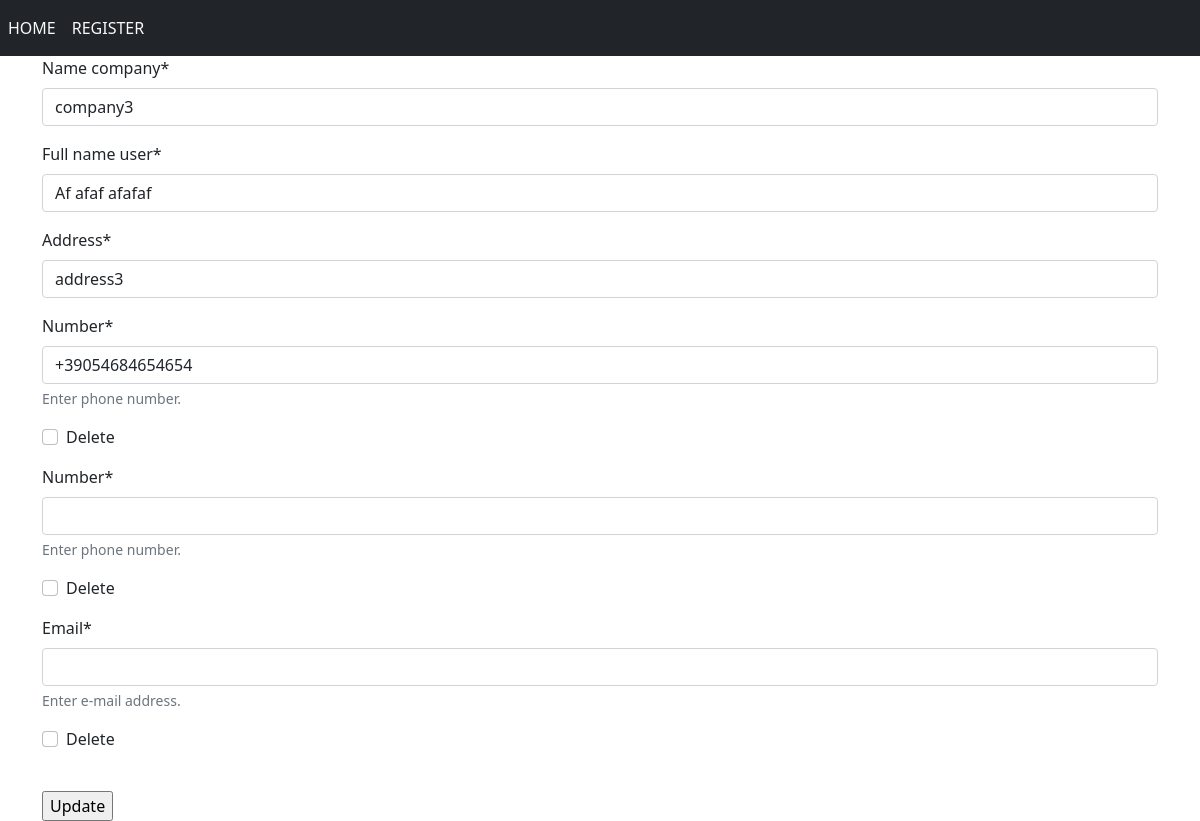
The page /client/update/3/ on the database as committed earlier.
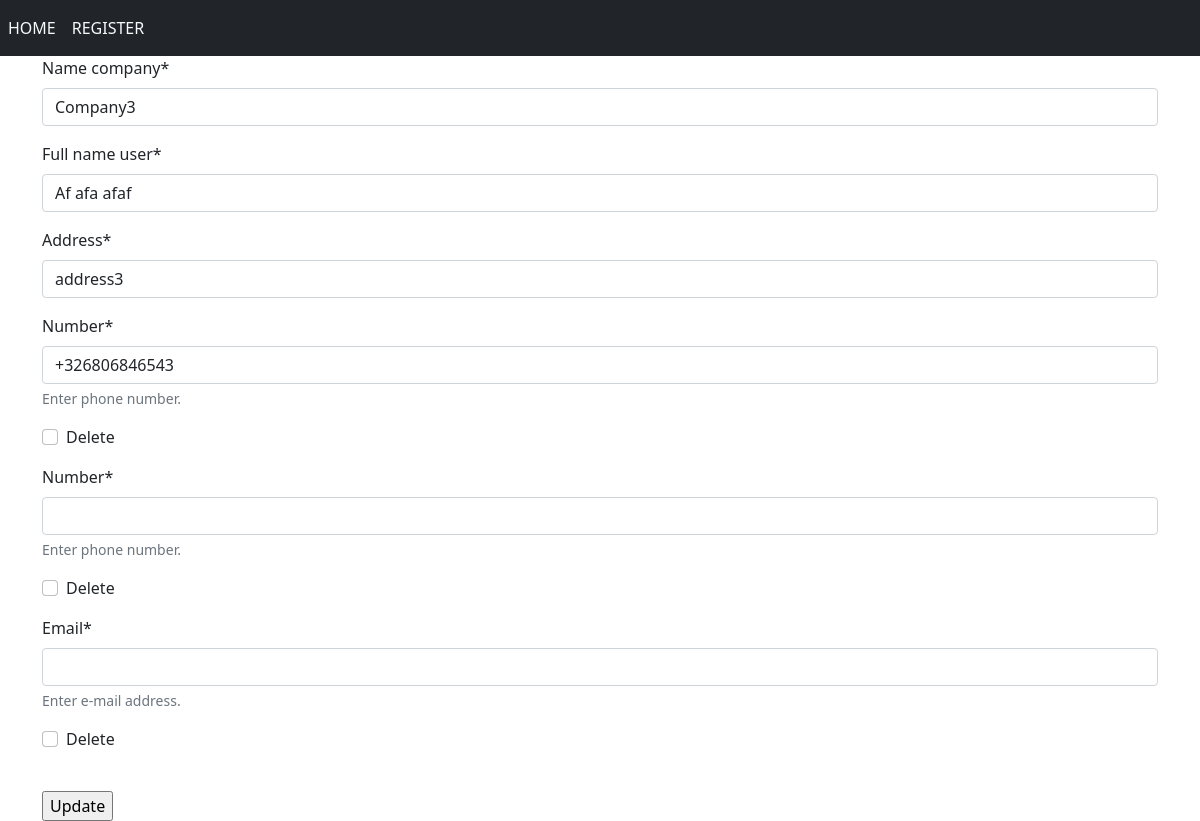
The same page on the database as committed later.
### clients/models.py (models this page shows, shortened)
class Client(models.Model):
    name_company = models.CharField(max_length=200)
    full_name_user = models.CharField(max_length=100)
    company_description = tinymce_models.HTMLField('Description')
    created = models.DateTimeField(auto_now_add=True)
    updated = models.DateTimeField(auto_now=True)
    address = models.CharField(max_length=200)

### clients/views.py (the view, shortened to what this page needs)
# urls.py: path('update/<int:client_id>/', ClientUpdate.as_view(), name='client_update'),
class ClientUpdate(UpdateView):
    model = Client
    fields = '__all__'
    template_name = 'clients/client_update.html'
    pk_url_kwarg = 'client_id'
    def get_context_data(self, **kwargs):
        context = super().get_context_data(**kwargs)
        context['title'] = 'Edit client'
        if self.request.POST:
            context['phone_formset'] = PhoneFormset(self.request.POST, instance=self.object)
            context['phone_formset'].full_clean()
            context['email_formset'] = EmailFormset(self.request.POST, instance=self.object)
            context['email_formset'].full_clean()
        else:
            context['phone_formset'] = PhoneFormset(instance=self.object)
            context['email_formset'] = EmailFormset(instance=self.object)
        return context

### clients/templates/clients/client_update.html (shortened to what this page needs)
{% extends 'clients/base.html' %}
{% load crispy_forms_tags %}
{% block content %}
<form method="post" class="">
  <div class="container">
  {{ form | crispy }}
  {{ phone_formset | crispy }}
  {{ email_formset | crispy }}
    <br>
  <input type="submit" value="Update">
    </div>
</form>
{% endblock %}

Rows that differ between the two databases and show on the page:
changed Client "address3": name_company "company3" → "Company3"; full_name_user "Af afaf afafaf" → "Af afa afaf"
Other text that changed with them:
form field phone_formset: "+39054684654654" → "+326806846543"
